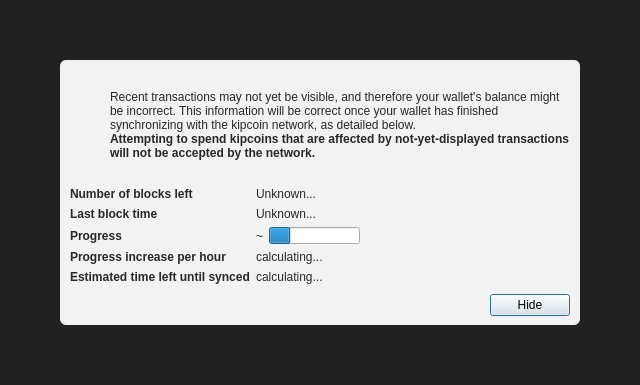
<?xml version="1.0" encoding="UTF-8"?>
<ui version="4.0">
 <class>ModalOverlay</class>
 <widget class="ModalOverlay" name="ModalOverlay">
  <property name="geometry">
   <rect>
    <x>0</x>
    <y>0</y>
    <width>640</width>
    <height>385</height>
   </rect>
  </property>
  <property name="windowTitle">
   <string>Form</string>
  </property>
  <layout class="QVBoxLayout" name="verticalLayout" stretch="0">
   <property name="sizeConstraint">
    <enum>QLayout::SetDefaultConstraint</enum>
   </property>
   <property name="leftMargin">
    <number>0</number>
   </property>
   <property name="topMargin">
    <number>0</number>
   </property>
   <property name="rightMargin">
    <number>0</number>
   </property>
   <property name="bottomMargin">
    <number>0</number>
   </property>
   <item>
    <widget class="QWidget" name="bgWidget" native="true">
     <property name="styleSheet">
      <string notr="true">#bgWidget { background: rgba(0,0,0,220); }</string>
     </property>
     <layout class="QVBoxLayout" name="verticalLayoutMain" stretch="1">
      <property name="leftMargin">
       <number>60</number>
      </property>
      <property name="topMargin">
       <number>60</number>
      </property>
      <property name="rightMargin">
       <number>60</number>
      </property>
      <property name="bottomMargin">
       <number>60</number>
      </property>
      <item>
       <widget class="QWidget" name="contentWidget" native="true">
        <property name="styleSheet">
         <string notr="true">#contentWidget { background: rgba(255,255,255,240); border-radius: 6px; }

QLabel { color: rgb(40,40,40);  }</string>
        </property>
        <layout class="QVBoxLayout" name="verticalLayoutSub" stretch="1,0,0,0">
         <property name="spacing">
          <number>0</number>
         </property>
         <property name="leftMargin">
          <number>10</number>
         </property>
         <property name="topMargin">
          <number>10</number>
         </property>
         <property name="rightMargin">
          <number>10</number>
         </property>
         <property name="bottomMargin">
          <number>10</number>
         </property>
         <item>
          <layout class="QHBoxLayout" name="horizontalLayoutIconText" stretch="0,1">
           <property name="topMargin">
            <number>20</number>
           </property>
           <item>
            <layout class="QVBoxLayout" name="verticalLayoutIcon">
             <property name="leftMargin">
              <number>0</number>
             </property>
             <item>
              <widget class="QPushButton" name="warningIcon">
               <property name="enabled">
                <bool>false</bool>
               </property>
               <property name="text">
                <string/>
               </property>
               <property name="icon">
                <iconset>
                 <normaloff>:/icons/warning</normaloff>
                 <disabledoff>:/icons/warning</disabledoff>:/icons/warning</iconset>
               </property>
               <property name="iconSize">
                <size>
                 <width>48</width>
                 <height>48</height>
                </size>
               </property>
               <property name="flat">
                <bool>true</bool>
               </property>
              </widget>
             </item>
             <item>
              <spacer name="verticalSpacerWarningIcon">
               <property name="orientation">
                <enum>Qt::Vertical</enum>
               </property>
               <property name="sizeHint" stdset="0">
                <size>
                 <width>20</width>
                 <height>40</height>
                </size>
               </property>
              </spacer>
             </item>
            </layout>
           </item>
           <item>
            <layout class="QVBoxLayout" name="verticalLayoutInfoText">
             <property name="leftMargin">
              <number>0</number>
             </property>
             <property name="topMargin">
              <number>0</number>
             </property>
             <item>
              <widget class="QLabel" name="infoText">
               <property name="text">
                <string>Recent transactions may not yet be visible, and therefore your wallet's balance might be incorrect. This information will be correct once your wallet has finished synchronizing with the kipcoin network, as detailed below.</string>
               </property>
               <property name="textFormat">
                <enum>Qt::RichText</enum>
               </property>
               <property name="wordWrap">
                <bool>true</bool>
               </property>
              </widget>
             </item>
             <item>
              <widget class="QLabel" name="infoTextStrong">
               <property name="font">
                <font>
                 <weight>75</weight>
                 <bold>true</bold>
                </font>
               </property>
               <property name="text">
                <string>Attempting to spend kipcoins that are affected by not-yet-displayed transactions will not be accepted by the network.</string>
               </property>
               <property name="textFormat">
                <enum>Qt::RichText</enum>
               </property>
               <property name="wordWrap">
                <bool>true</bool>
               </property>
              </widget>
             </item>
             <item>
              <spacer name="verticalSpacerInTextSpace">
               <property name="orientation">
                <enum>Qt::Vertical</enum>
               </property>
               <property name="sizeHint" stdset="0">
                <size>
                 <width>20</width>
                 <height>40</height>
                </size>
               </property>
              </spacer>
             </item>
            </layout>
           </item>
          </layout>
         </item>
         <item>
          <spacer name="verticalSpacerAfterText">
           <property name="orientation">
            <enum>Qt::Vertical</enum>
           </property>
           <property name="sizeHint" stdset="0">
            <size>
             <width>20</width>
             <height>40</height>
            </size>
           </property>
          </spacer>
         </item>
         <item>
          <layout class="QFormLayout" name="formLayout">
           <property name="fieldGrowthPolicy">
            <enum>QFormLayout::FieldsStayAtSizeHint</enum>
           </property>
           <property name="horizontalSpacing">
            <number>6</number>
           </property>
           <property name="verticalSpacing">
            <number>6</number>
           </property>
           <property name="topMargin">
            <number>10</number>
           </property>
           <item row="0" column="0">
            <widget class="QLabel" name="labelNumberOfBlocksLeft">
             <property name="font">
              <font>
               <weight>75</weight>
               <bold>true</bold>
              </font>
             </property>
             <property name="text">
              <string>Number of blocks left</string>
             </property>
            </widget>
           </item>
           <item row="0" column="1">
            <widget class="QLabel" name="numberOfBlocksLeft">
             <property name="text">
              <string>Unknown...</string>
             </property>
            </widget>
           </item>
           <item row="1" column="0">
            <widget class="QLabel" name="labelLastBlockTime">
             <property name="font">
              <font>
               <weight>75</weight>
               <bold>true</bold>
              </font>
             </property>
             <property name="text">
              <string>Last block time</string>
             </property>
            </widget>
           </item>
           <item row="1" column="1">
            <widget class="QLabel" name="newestBlockDate">
             <property name="sizePolicy">
              <sizepolicy hsizetype="Maximum" vsizetype="Preferred">
               <horstretch>0</horstretch>
               <verstretch>0</verstretch>
              </sizepolicy>
             </property>
             <property name="text">
              <string>Unknown...</string>
             </property>
            </widget>
           </item>
           <item row="2" column="0">
            <widget class="QLabel" name="labelSyncDone">
             <property name="font">
              <font>
               <weight>75</weight>
               <bold>true</bold>
              </font>
             </property>
             <property name="text">
              <string>Progress</string>
             </property>
            </widget>
           </item>
           <item row="2" column="1">
            <layout class="QHBoxLayout" name="horizontalLayoutSync" stretch="0,1">
             <item>
              <widget class="QLabel" name="percentageProgress">
               <property name="text">
                <string notr="true">~</string>
               </property>
              </widget>
             </item>
             <item>
              <widget class="QProgressBar" name="progressBar">
               <property name="value">
                <number>24</number>
               </property>
               <property name="format">
                <string/>
               </property>
              </widget>
             </item>
            </layout>
           </item>
           <item row="4" column="0">
            <widget class="QLabel" name="labelProgressIncrease">
             <property name="font">
              <font>
               <weight>75</weight>
               <bold>true</bold>
              </font>
             </property>
             <property name="text">
              <string>Progress increase per hour</string>
             </property>
            </widget>
           </item>
           <item row="4" column="1">
            <widget class="QLabel" name="progressIncreasePerH">
             <property name="text">
              <string>calculating...</string>
             </property>
            </widget>
           </item>
           <item row="5" column="0">
            <widget class="QLabel" name="labelEstimatedTimeLeft">
             <property name="font">
              <font>
               <weight>75</weight>
               <bold>true</bold>
              </font>
             </property>
             <property name="text">
              <string>Estimated time left until synced</string>
             </property>
            </widget>
           </item>
           <item row="5" column="1">
            <widget class="QLabel" name="expectedTimeLeft">
             <property name="text">
              <string>calculating...</string>
             </property>
            </widget>
           </item>
          </layout>
         </item>
         <item>
          <layout class="QHBoxLayout" name="horizontalLayoutButtons">
           <property name="leftMargin">
            <number>10</number>
           </property>
           <property name="topMargin">
            <number>10</number>
           </property>
           <item>
            <spacer name="horizontalSpacer">
             <property name="orientation">
              <enum>Qt::Horizontal</enum>
             </property>
             <property name="sizeHint" stdset="0">
              <size>
               <width>40</width>
               <height>20</height>
              </size>
             </property>
            </spacer>
           </item>
           <item>
            <widget class="QPushButton" name="closeButton">
             <property name="text">
              <string>Hide</string>
             </property>
             <property name="focusPolicy">
              <enum>Qt::StrongFocus</enum>
             </property>
             <property name="default">
              <bool>true</bool>
             </property>
            </widget>
           </item>
          </layout>
         </item>
        </layout>
       </widget>
      </item>
     </layout>
    </widget>
   </item>
  </layout>
 </widget>
 <customwidgets>
  <customwidget>
   <class>ModalOverlay</class>
   <extends>QWidget</extends>
   <header>qt/modaloverlay.h</header>
   <container>1</container>
  </customwidget>
 </customwidgets>
 <resources/>
 <connections/>
</ui>
